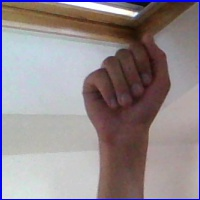
#> input picture Tensorflow/workspace/images/train/A/A (202).jpg, 200 x 200 px, found by its file name; its folder holds only this picture in this run
$ jupyter execute --allow-errors preprocessing.ipynb
#> lines starting #> are read from the running program, lines starting #| are printed output that depends on the picture
#> further down, image is the input picture: shape (200, 200, 3); mean B, G, R 140.9, 136.9, 147.1
#> `image = cv2.resize(image, (224, 224))`:
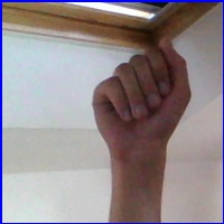
#> image: shape (224, 224, 3); mean B, G, R 140.8, 136.7, 146.9
[cell 1]
import os #interacting with the operating system
import cv2 #read and preprocess images
import numpy as np #operations on arrays
from tqdm import tqdm #output a smart progress bar by wrapping around any iterable

[cell 2]
# get all the directory paths
dir_paths = os.listdir('D:\\Anaconda_zadachki\\RealTimeObjectDetection1\\Tensorflow\\workspace\\images\\train')
dir_paths.sort()
root_path = 'D:\\Anaconda_zadachki\\RealTimeObjectDetection1\\Tensorflow\\workspace\\images\\train'

#> (a cell that did not finish here is left out)
